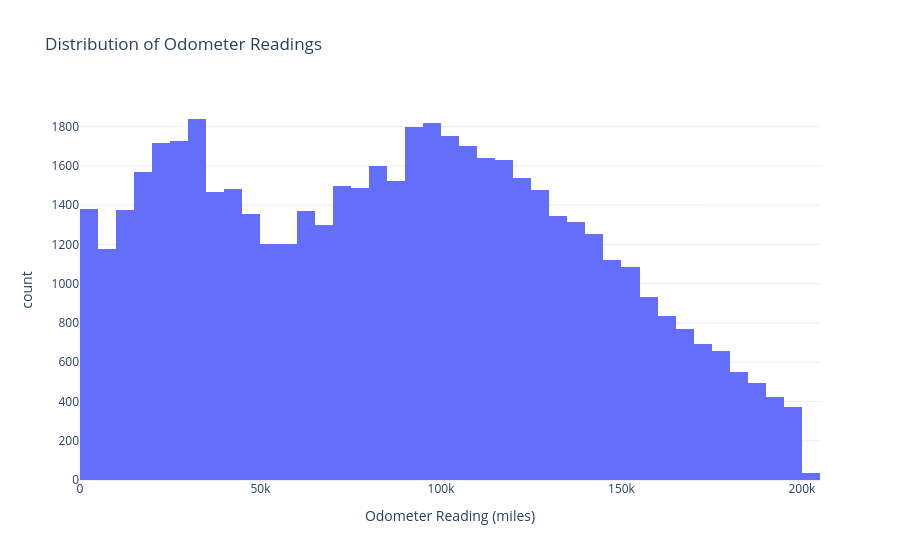

This figure's notebook cell:
### Code cell
#Visualize Data
    
fig = px.histogram(Final_Dataset, 
                   x="odometer", 
                   title="Distribution of Odometer Readings",
                   labels={"odometer": "Odometer Reading (miles)"}, # Rename x-axis label
                   nbins=50, # Set number of bins
                   template="plotly_white") # Choose theme

fig.show()

### Figure 1 — Plotly figure (JSON) as saved in the notebook; plotly's stock layout.template omitted (floating-point values rounded to 4 significant figures; data arrays with more than 128 entries replaced by an {"elided": "..."} marker saying what was removed)
{"data": [{"bingroup": "x", "hovertemplate": "Odometer Reading (miles)=%{x}<br>count=%{y}<extra></extra>", "legendgroup": "", "marker": {"color": "#636efa", "pattern": {"shape": ""}}, "name": "", "nbinsx": 50, "orientation": "v", "showlegend": false, "type": "histogram", "x": {"elided": "51509 int values"}, "xaxis": "x", "yaxis": "y"}], "layout": {"barmode": "relative", "legend": {"tracegroupgap": 0}, "title": {"text": "Distribution of Odometer Readings"}, "xaxis": {"anchor": "y", "domain": [0, 1], "title": {"text": "Odometer Reading (miles)"}}, "yaxis": {"anchor": "x", "domain": [0, 1], "title": {"text": "count"}}}}
